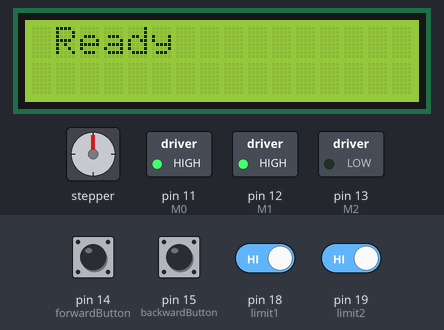
This sketch was run on a simulated Arduino Uno, built with avr-gcc and run on an emulated ATmega328P. Parts: stepper motor, 16×2 character LCD, switched loads named in the sketch (green lamp = pin HIGH). Wiring (inferred from the names in the program): stepper motor driver (1600 steps per turn assumed): step pin 9; direction pin 8. The test bench sets the inputs (shaded band); at power-on: pin 14 (forwardButton), pin 15 (backwardButton), pin 18 (limit1), pin 19 (limit2) HIGH. Pins used as bus, display or sensor lines are not drawn.

Above: at 4.2 s.
4.3 s: pin 14 (forwardButton) pulled LOW for 0.15 s
At 5.3 s:
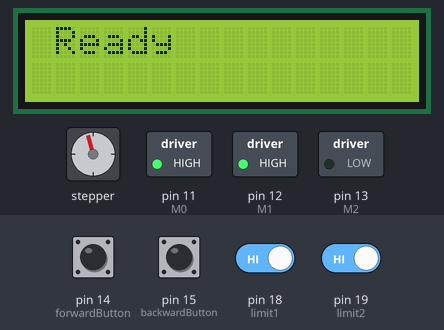
6.1 s: pin 15 (backwardButton) pulled LOW for 0.15 s
At 7.56 s:
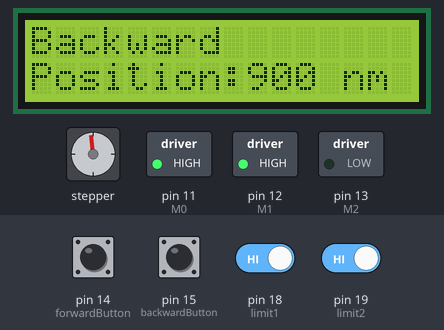
8.2 s: pin 18 (limit1) driven LOW
At 9.5 s:
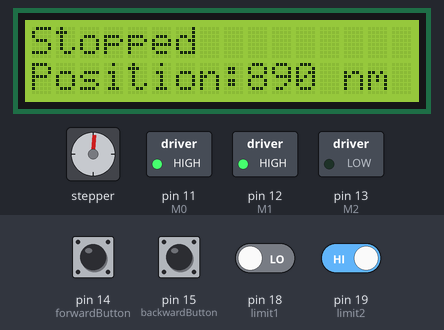
9.8 s: pin 14 (forwardButton) driven LOW and pin 18 (limit1) driven HIGH
At 10.7 s:
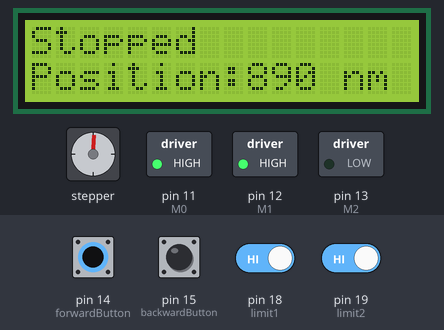
12.8 s: pin 14 (forwardButton) driven HIGH
15.8 s: pin 19 (limit2) driven LOW
At 15.85 s:
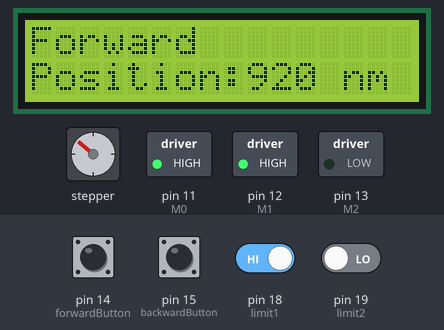
Timing chart, 0 to 18.4 s (numbered marks = the images above; inputs shaded):
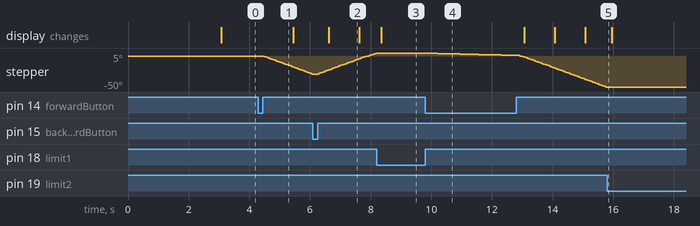

Measured:
- after the input at 4.3 s, stepper: keeps turning counter-clockwise at about 19°/s, starting after 0.20 s
- after the input at 6.1 s, the display: changes after 0.52 s (image 2)
- after the input at 8.2 s, stepper: stops changing and stays 5°; the display: changes after 0.16 s (image 3)
- after the input at 15.8 s, stepper: stops changing and stays -50°

The sketch:

stepper_motor_demo.ino
```cpp
#include <LiquidCrystal.h>

// Define pin numbers for LCD display
const int lcdRSPin = 2;
const int lcdEPin = 3;
const int lcdD4Pin = 4;
const int lcdD5Pin = 5;
const int lcdD6Pin = 6;
const int lcdD7Pin = 7;

// Direction definitions
#define CLOCKWISE 1
#define COUNTERCLOCKWISE 0

// Motor control and microstepping pins
const int dirPin = 8;
const int stepPin = 9;
const int M0 = 11;
const int M1 = 12;
const int M2 = 13;

// Button and limit switch pins
const int forwardButton = 14;
const int backwardButton = 15;
const int limit1 = 18;
const int limit2 = 19;

// Motor settings
const int stepsPerRevolution = 1600;   // 1/8 microstepping
const unsigned long stepInterval = 12500;  // 12500 microseconds for 80 steps per second

// Initialize variables
LiquidCrystal lcd(lcdRSPin, lcdEPin, lcdD4Pin, lcdD5Pin, lcdD6Pin, lcdD7Pin);
int motorDirection = CLOCKWISE;
bool motorStopped = true;
int position = 900;  // Start position in nm
bool isFirstStart=true;// flag to indicate the very first start

unsigned long lastStepTime = 0;  // To track step timing
unsigned long lastLCDUpdate = 0; // To track LCD update timing
int stepCounter=0;

void setup() {
  lcd.begin(16, 2);
  lcd.clear();
  lcd.setCursor(0, 0);
  lcd.print("Stepper V1.0");
  delay(3000);

  pinMode(dirPin, OUTPUT);
  pinMode(stepPin, OUTPUT);
  pinMode(M0, OUTPUT);
  pinMode(M1, OUTPUT);
  pinMode(M2, OUTPUT);

  pinMode(forwardButton, INPUT_PULLUP);
  pinMode(backwardButton, INPUT_PULLUP);
  pinMode(limit1, INPUT_PULLUP);
  pinMode(limit2, INPUT_PULLUP);

  // Set microstepping to 1/8 (M0 = HIGH, M1 = HIGH, M2 = LOW)
  digitalWrite(M0, HIGH);
  digitalWrite(M1, HIGH);
  digitalWrite(M2, LOW);

  lcd.clear();
  lcd.setCursor(1, 0);
  lcd.print("Ready");

}

void loop() {
  // Check forward button to set direction
  if (digitalRead(forwardButton) == LOW) {
    motorDirection = CLOCKWISE;
    motorStopped = false;

    if (isFirstStart) {
    position = 900;    // Reset position to 900 nm when starting
    isFirstStart=false; // Now it's no longer the first start
    }

    delay(150);    // Debounce delay

  }
  // Check backward button to set direction
  else if (digitalRead(backwardButton) == LOW) {
    motorDirection = COUNTERCLOCKWISE;
    motorStopped = false;

    if (isFirstStart){
      position=900;
      isFirstStart=false;
    }
    delay(150);    // Debounce delay

  }

  // Check limit switches to stop motor
  if (digitalRead(limit1) == LOW || digitalRead(limit2) == LOW) {
    motorStopped = true;
    delay(150);       // Debounce delay for limit switch
    lcd.clear();
    lcd.setCursor(0, 0);
    lcd.print("Stopped");
    lcd.setCursor(0, 1);
lcd.print("Position:");
lcd.print(position);  // Display the current position value
lcd.print(" nm"); // Clear any extra characters
  }

  // Non-blocking motor stepping logic
  if (!motorStopped) {
    unsigned long currentTime = micros();

    if (currentTime - lastStepTime >= stepInterval) { // This calculates the time since the motor last stepped and If enough time has passed since the last step.
      lastStepTime = currentTime;  // Update last step time

      digitalWrite(dirPin, motorDirection == CLOCKWISE ? LOW : HIGH);  // Set direction (LOW for CLOCKWISE)
      digitalWrite(stepPin, HIGH);  // Pulse step pin
      delayMicroseconds(10);        // Short pulse
      digitalWrite(stepPin, LOW);
stepCounter++;
    }
  }

  // Update position and LCD every 80 steps (1 second of movement)
  if (stepCounter >= 80) {
    stepCounter = 0;  // Reset counter after updating position

    // Update position based on direction
    if (motorDirection == CLOCKWISE) {
      position += 10;  // Increment by 10 nm every 80 steps in clockwise
    } else {
      position -= 10;  // Decrement by 10 nm every 80 steps in counterclockwise
    }

    // LCD Updates
    lcd.setCursor(0, 0);
    lcd.print(motorDirection == CLOCKWISE ? "Forward       " : "Backward      ");
    lcd.setCursor(0, 1);
    lcd.print("Position:");
    lcd.print(position);
    lcd.print(" nm");  // Extra spaces to clear old characters
  }
}
```
